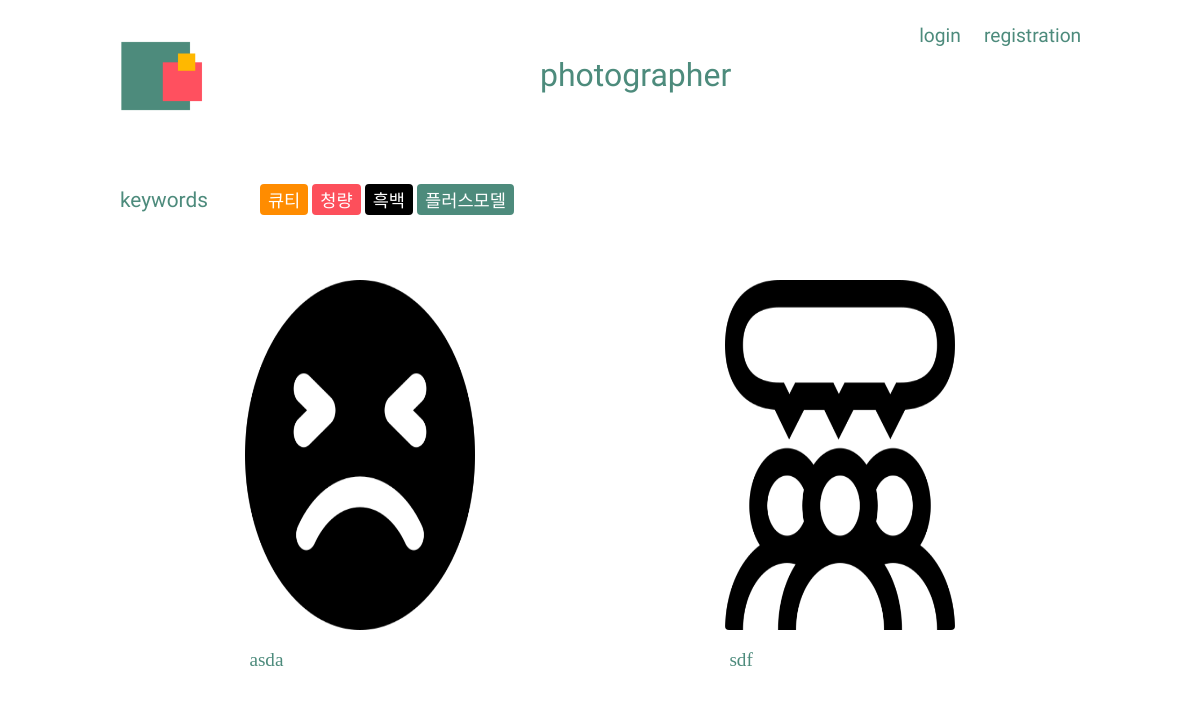
Page /posts/photo/ on the committed database.
### posts/models.py (models this page shows, shortened)
class Photo(models.Model):
    title = models.CharField(max_length=20)
    text = models.TextField(default='', null=True, blank=True)
    image1 = models.ImageField(upload_to = 'images/')
    image2 = models.ImageField(upload_to = 'images/', default='', null=True, blank=True)
    image3 = models.ImageField(upload_to = 'images/', default='', null=True, blank=True)
    image4 = models.ImageField(upload_to = 'images/', default='', null=True, blank=True)
    image5 = models.ImageField(upload_to = 'images/', default='', null=True, blank=True)
    thumbnail = ImageSpecField(source='image1', processors=[ResizeToFill(120,80)], format='JPEG')
    CATEGORY_CHOICES = (
        ('큐티', '큐티'),
        ('청량', '청량'),
        ('흑백사진', '흑백사진'),
        ('플러스모델', '플러스모델'),
    )
    category = models.CharField(max_length=5, choices=CATEGORY_CHOICES, null=True)

### posts/views.py (the view)
# urls.py: path('photo/', views.PhotoPageView.as_view(), name="photo"),
class PhotoPageView(ListView):
    model = Photo
    template_name = 'photo/photo.html'
    paginate_by = 4
    queryset = Photo.objects.all()
    def get_queryset(self, *args, **kwargs):
        if self.kwargs:
            return Photo.objects.filter(category=self.kwargs['category']).order_by('-id')
        else:
            query = Photo.objects.all().order_by('-id')
            return query

### posts/templates/photo/photo.html (shortened to what this page needs)
{% extends 'photo/photo_base.html' %}
{% block content %}
    <div class="b">
        <div class="array">
            {% for post in object_list %}
                <div class="card">
                       <div class="box-1">
                           <a href="{% url 'photo_detail' post.id %}">
                               <img src="{{ post.image1.url }}" width="350" height="350" alt = "{{ post.title }}">
                           </a>
                       </div>
                        <div class="box-2">
                            <p class="c">{{ post.title }}</p>
                        </div>
                </div>
            {% endfor %}
        </div>
    </div>
{% endblock content %}

### posts/static/css/model_photo.css (style rules this page uses)
body { margin: 0; padding: 0; overflow-x: hidden; font-family: 'KOMACON'; }
.b { position: absolute; width: 100%; top:35%; }
.array { display: flex; flex-direction: row; width: 80%; margin-left: 10%; }
.card { margin: auto; display: block; width: 24%; height: 82%; }
.array > .card { background-color: white; border-radius: 4px; }
.box-1 > a > img { position: relative; width:100%; padding: 0; border-radius: 4px; }
.box-2 { position: relative; background-color: white; width:96%; height: 20%; margin: 0 2%; padding: 0; }
.c { font-size: 1.2em; color: rgb(77,139,124); margin-bottom: 0; }

### rows in the picture
Photo: image1 (picture), title "asda"
Photo: image1 (picture), title "sdf"
